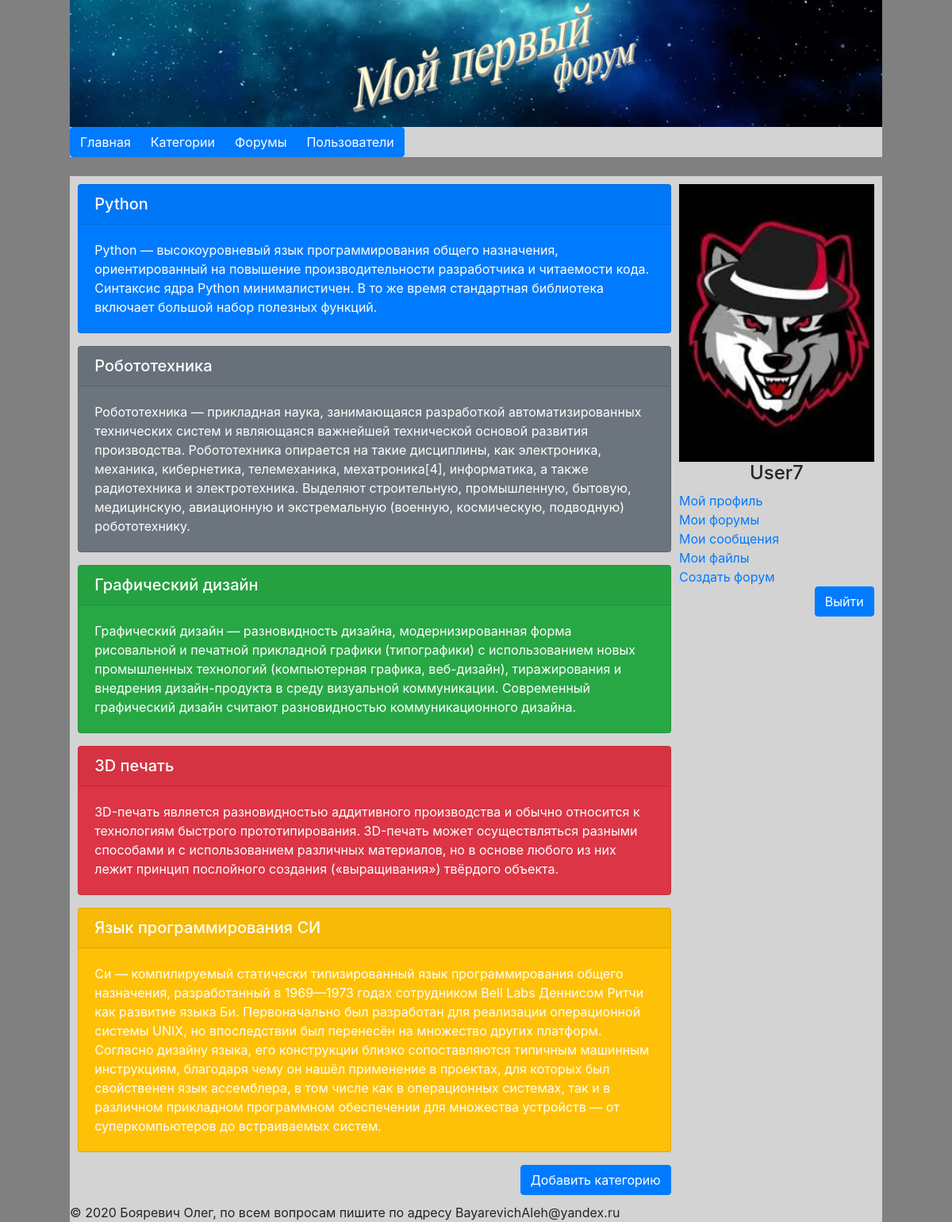
The app's page /categories/ (signed in), older data.
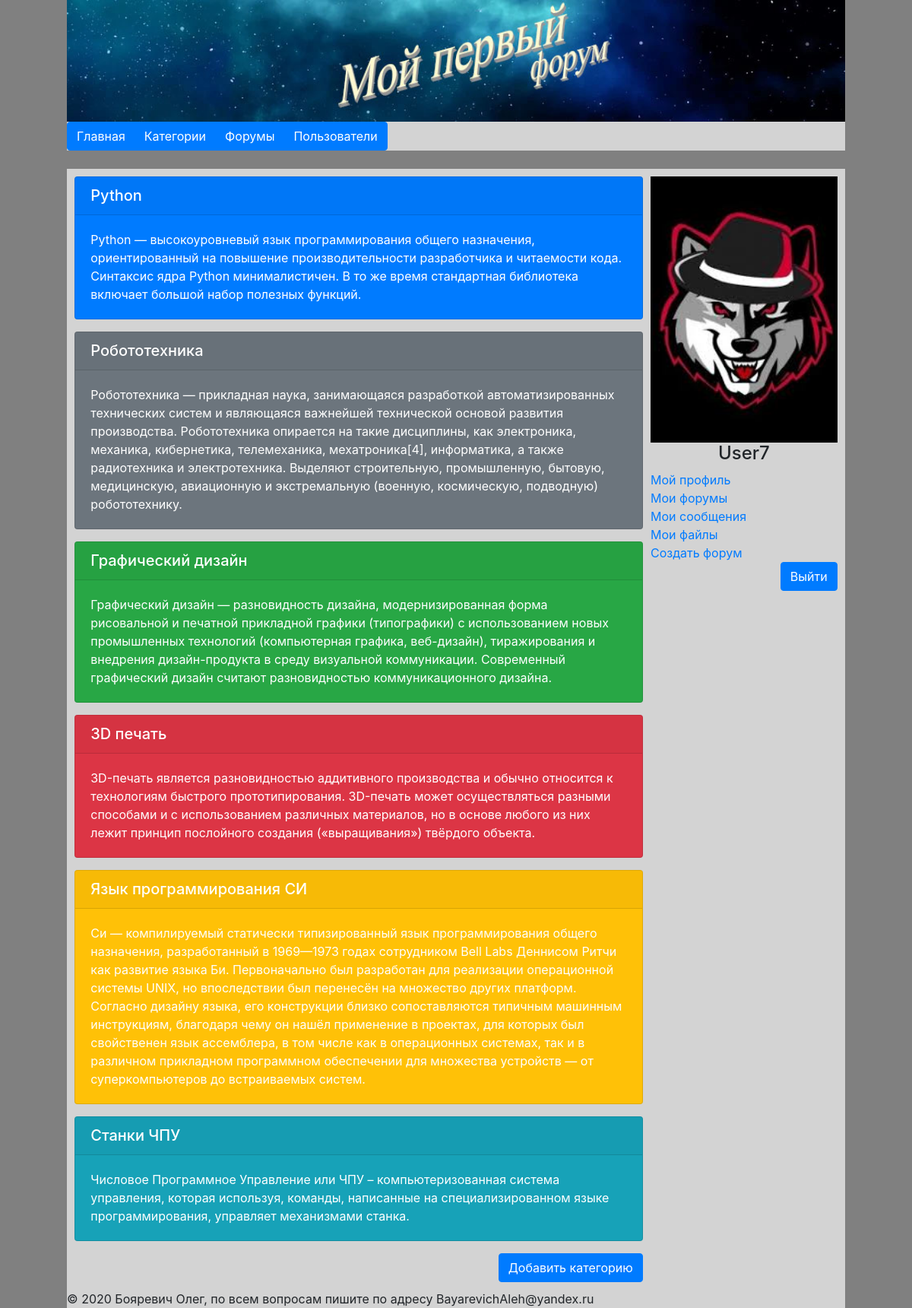
The same page, newer data.
### Forum/models.py (models this page shows)
class Category(models.Model):
    title = models.CharField(max_length=150, db_index=True, unique=True, verbose_name='Название категории')
    commit = models.TextField(max_length=1000, verbose_name='Описание категории')
    def get_absolute_url(self):
        return reverse('category', kwargs={"category_id": self.pk})
    def __str__(self):
        return self.title
    class Meta:
        verbose_name = 'Котегория'
        verbose_name_plural = 'Категории'
        ordering = ['pk']

### Forum/views.py (the view)
# urls.py: path('categories/', CategoriesView.as_view(), name='categories'),
class CategoriesView(MyListView):
    model = Category
    title = 'Категории'
    template_name = 'Forum/categories.html'
    context_object_name = 'categories'
    allow_empty = True
    paginate_by = 10

### Forum/models.py (called while the page is built)
    def get_absolute_url(self):
        return reverse('user', kwargs={"username": self.username})

### Forum/utils.py (called while the page is built)
    def get_pages(self,):
        num_pages = self.pages.paginator.num_pages
        number = self.pages.number
        if num_pages < 10:
            return (range(1, num_pages + 1))
        elif number > num_pages - 5:
            return (range(num_pages - 8, num_pages + 1))
        else:
            return (range(number - 4, number + 4))

### Forum/views.py (called while the page is built)
    def get_context_data(self, *, object_list=None, **kwargs):
        context = super(__class__, self).get_context_data(**kwargs)
        context['userform'] = UserLoginForm
        context['title'] = self.title
        self.pages = context['page_obj']
        context['pages'] = self.get_pages()
        return context

### Forum/templates/Forum/categories.html (shortened to what this page needs)
{% extends 'base.html' %}
{% block content %}
    {% for item in categories %}
        <div class="{% cycle 'card text-white bg-primary mb-3' 'card text-white bg-secondary mb-3' 'card text-white bg-success mb-3' 'card text-white bg-danger mb-3' 'card text-white bg-warning mb-3' 'card text-white bg-info mb-3' 'card text-white bg-dark mb-3' %}"
             style="max-width: 100%;">
            <div class="card-header" style="height: 50px"><h5 class="card-title">
                <a href="{{ item.get_absolute_url }}" style="color: white">{{ item }}</a>
            </h5></div>
            <div class="card-body">
                <p class="card-text">{{ item.commit }}</p>
            </div>
        </div>
    {% endfor %}
{% endblock %}
{% block paginator %}
    {% if request.user.is_authenticated %}
        <div class="row" style="float: right">
            <a href="{% url 'add_category' %}" class="btn btn-primary">Добавить категорию</a>
        </div>
    {% endif %}
{% endblock %}
{% block user %}
    {{ block.super }}
{% endblock %}

Row changes from the older to the newer data that the page shows:
added Category: title "Станки ЧПУ", commit "Числовое Программное Управление или ЧПУ – компьютеризованная система управления, которая используя, команды, написанные на специализированном языке программирования, управляет механизмами станка."
